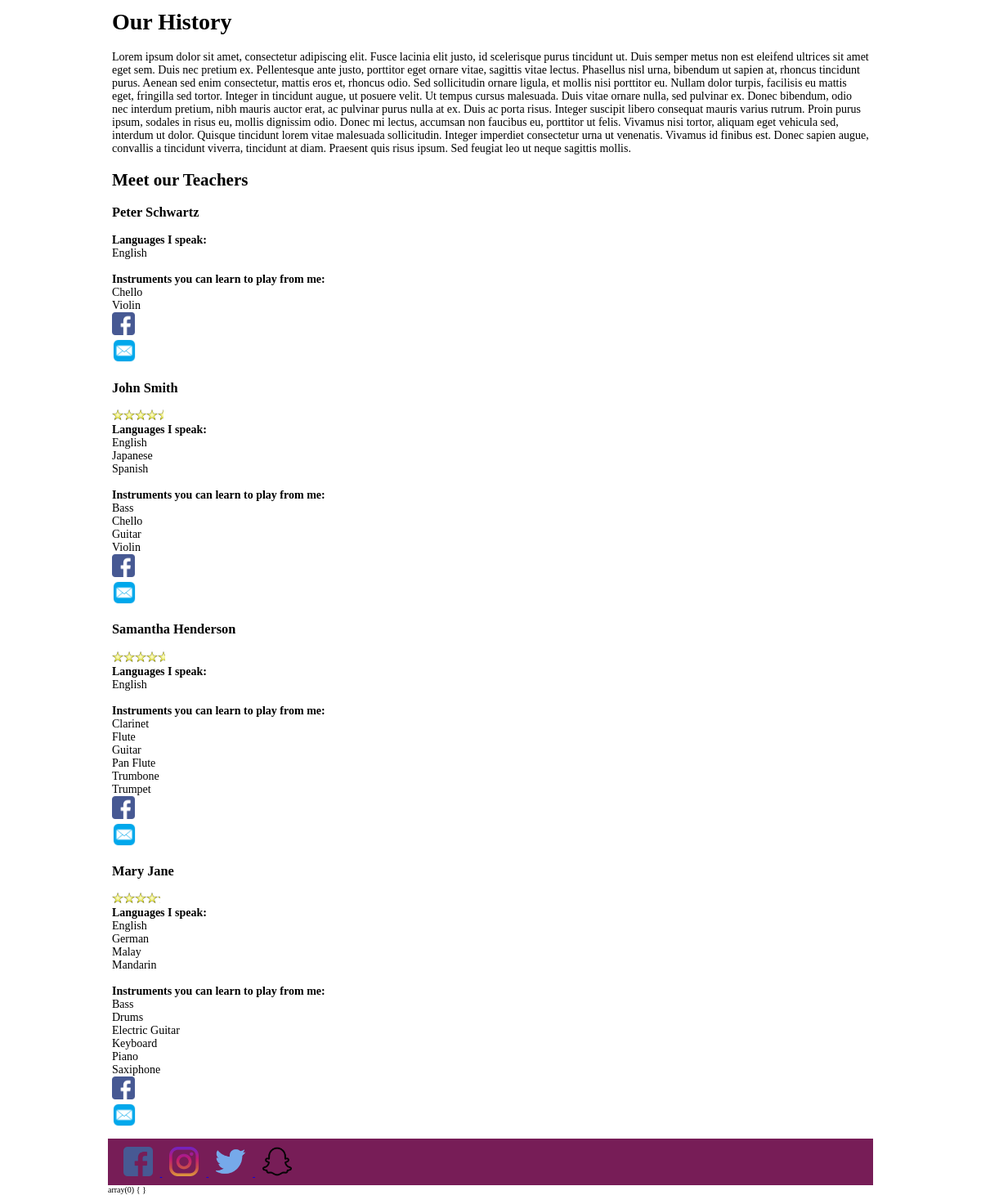
Before: /pages/about.php (lower part) with the older database file.
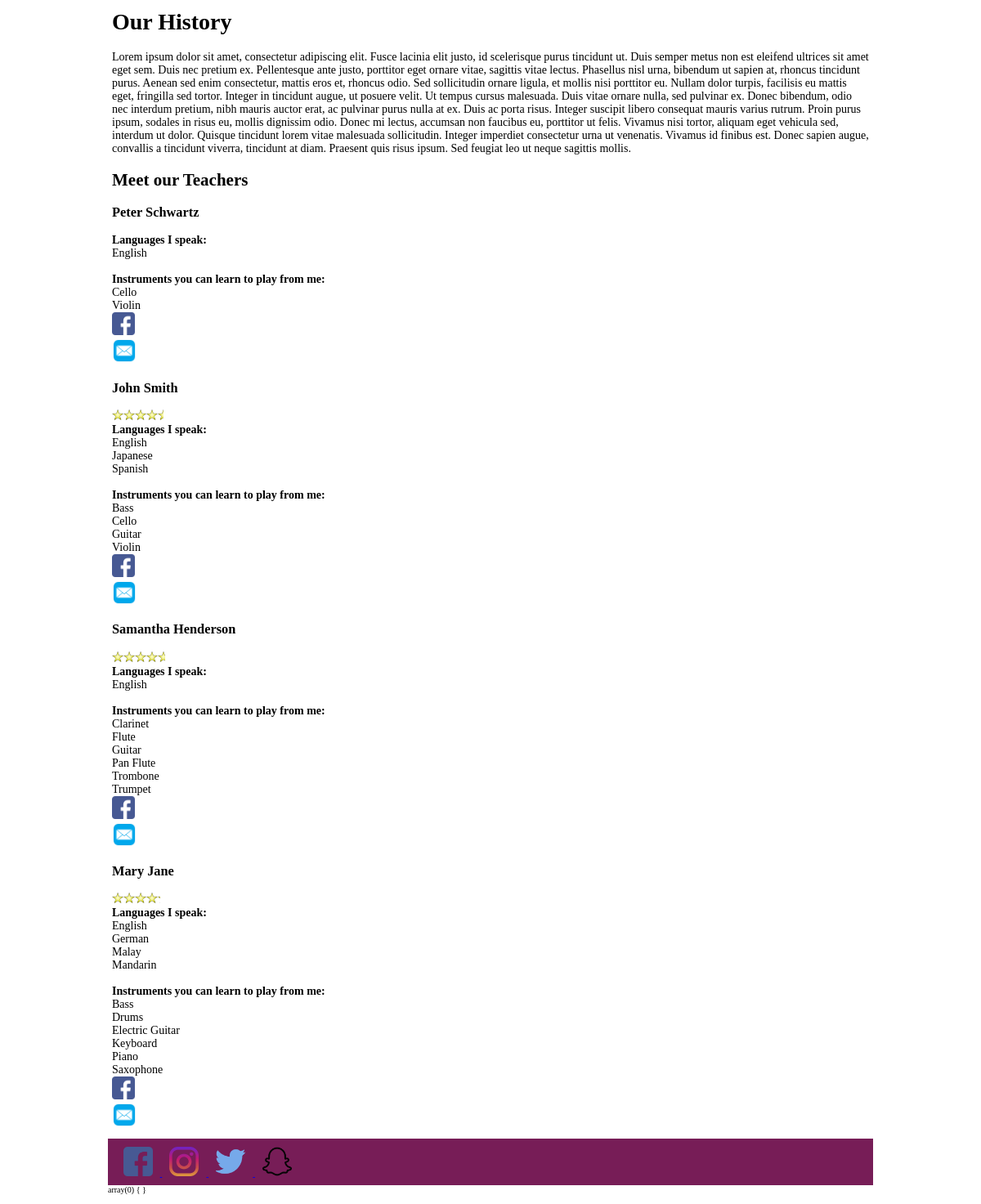
After: the same page with the newer database file.
### tables this page shows
CREATE TABLE `users` (
  `UserID` int(11) NOT NULL AUTO_INCREMENT,
  `firstName` varchar(40) NOT NULL,
  `lastName` varchar(40) NOT NULL,
  `DOB` date NOT NULL,
  `gender` enum('Male','Female') NOT NULL,
  `facebookId` varchar(80) DEFAULT NULL,
  `email` varchar(80) NOT NULL,
  `password` varchar(64) NOT NULL,
  `salt` varchar(32) NOT NULL,
  `accountType` enum('Guest','Student','Teacher','StudentAndTeacher','Admin','Owner') NOT NULL DEFAULT 'Guest',
  `comCode` varchar(64) DEFAULT NULL,
  `parentName` varchar(100) DEFAULT NULL,
  `parentEmail` varchar(100) DEFAULT NULL,
  PRIMARY KEY (`UserID`),
  UNIQUE KEY `email` (`email`),
  KEY `UserID` (`UserID`),
  CONSTRAINT `fk_users_userAddress` FOREIGN KEY (`UserID`) REFERENCES `useraddress` (`userID`) ON DELETE NO ACTION ON UPDATE NO ACTION
);

CREATE TABLE `languages` (
  `userID` int(11) NOT NULL,
  `language` varchar(100) NOT NULL,
  PRIMARY KEY (`userID`,`language`),
  CONSTRAINT `FK` FOREIGN KEY (`userID`) REFERENCES `users` (`UserID`) ON DELETE CASCADE ON UPDATE CASCADE
);

CREATE TABLE `instruments` (
  `userID` int(11) NOT NULL,
  `instrument` varchar(100) NOT NULL,
  PRIMARY KEY (`userID`,`instrument`),
  CONSTRAINT `FK_lang` FOREIGN KEY (`userID`) REFERENCES `users` (`UserID`) ON DELETE CASCADE ON UPDATE CASCADE
);

### inc/ourTeachers.php (the view, shortened to what this page needs)
<?php
  $sql = 'SELECT * FROM users WHERE accountType="Teacher" OR accountType="StudentAndTeacher" ';
  $result = mysqli_query($con, $sql);
  while ($row = mysqli_fetch_array($result)) {
    echo "<h3>";
    echo $row['firstName'];
    echo $row['lastName'];
    echo "</h3>";
    $userID = $row["UserID"];
    $sql4 = "SELECT * FROM teacherreviews WHERE teacherreviews.teacherID = '$userID' AND reviewStatus = 'Public'";
    $result4 = mysqli_query($con, $sql4);
    $count = 0;
    while ($row4 = mysqli_fetch_array($result4)) {
      $count = $count + 1;
    }
    if ($count > 0) {
    echo '<div id="rating">
       <div id="star_rating" style="overflow:hidden;width:70px">
           <img src="../images/about/five_stars.png" style="width:70px;height:auto"/>
       </div>
   </div>';
   }
    $sql2 = "SELECT * FROM languages WHERE languages.userID = '$userID'";
    $result2 = mysqli_query($con, $sql2);
    echo "<strong>Languages I speak: </strong><br />";
    while ($row2 = mysqli_fetch_array($result2)) {
      echo $row2['language'];
      echo "<br />";
    }
    echo "<br />";
    $sql3 = "SELECT * FROM instruments WHERE instruments.userID = '$userID'";
    $result3 = mysqli_query($con, $sql3);
    echo "<strong>Instruments you can learn to play from me: </strong><br />";
    while ($row3 = mysqli_fetch_array($result3)) {
      echo $row3['instrument'];
      echo "<br />";
    }
echo "<a href='https://www.facebook.com/";
echo $row['facebookId'];
echo "'><img class='about_icon' src='../images/socialMedia/facebook.png' alt='Facebook Link'></a>";
echo "<br />";
echo "<a href='mailto:";
echo $row['email'];
echo "'><img class='mail_icon' src='../images/socialMedia/mail.png' alt='e-Mail Link'></a>";
}
?>

Changed rows visible on the page:
removed instruments: instrument "Chello", shown under users "Peter"
removed instruments: instrument "Chello", shown under users "John"
removed instruments: instrument "Trumbone", shown under users "Samantha"
removed instruments: instrument "Saxiphone", shown under users "Mary"
added instruments: instrument "Cello", shown under users "Peter"
added instruments: instrument "Cello", shown under users "John"
added instruments: instrument "Trombone", shown under users "Samantha"
added instruments: instrument "Saxophone", shown under users "Mary"
